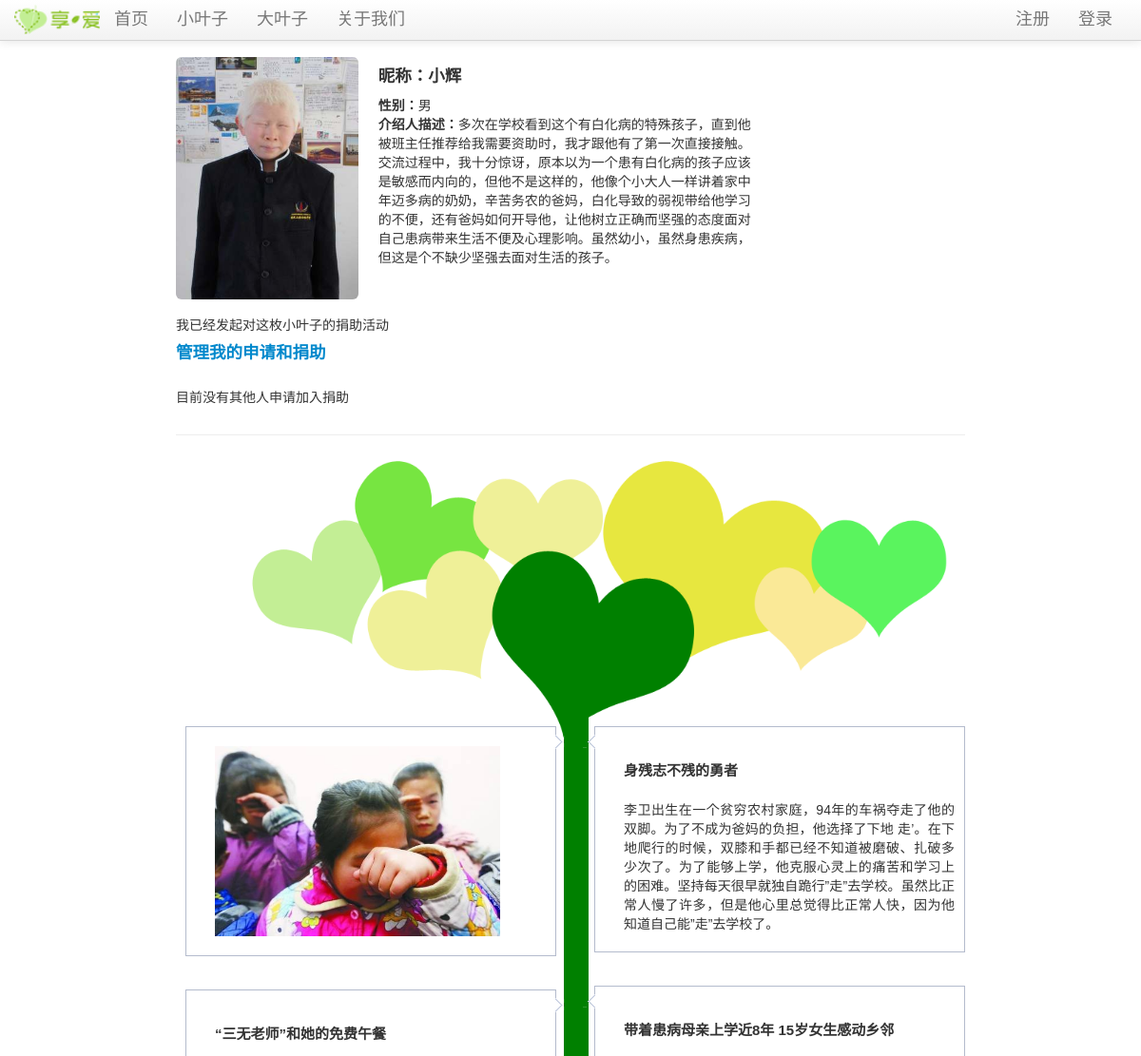
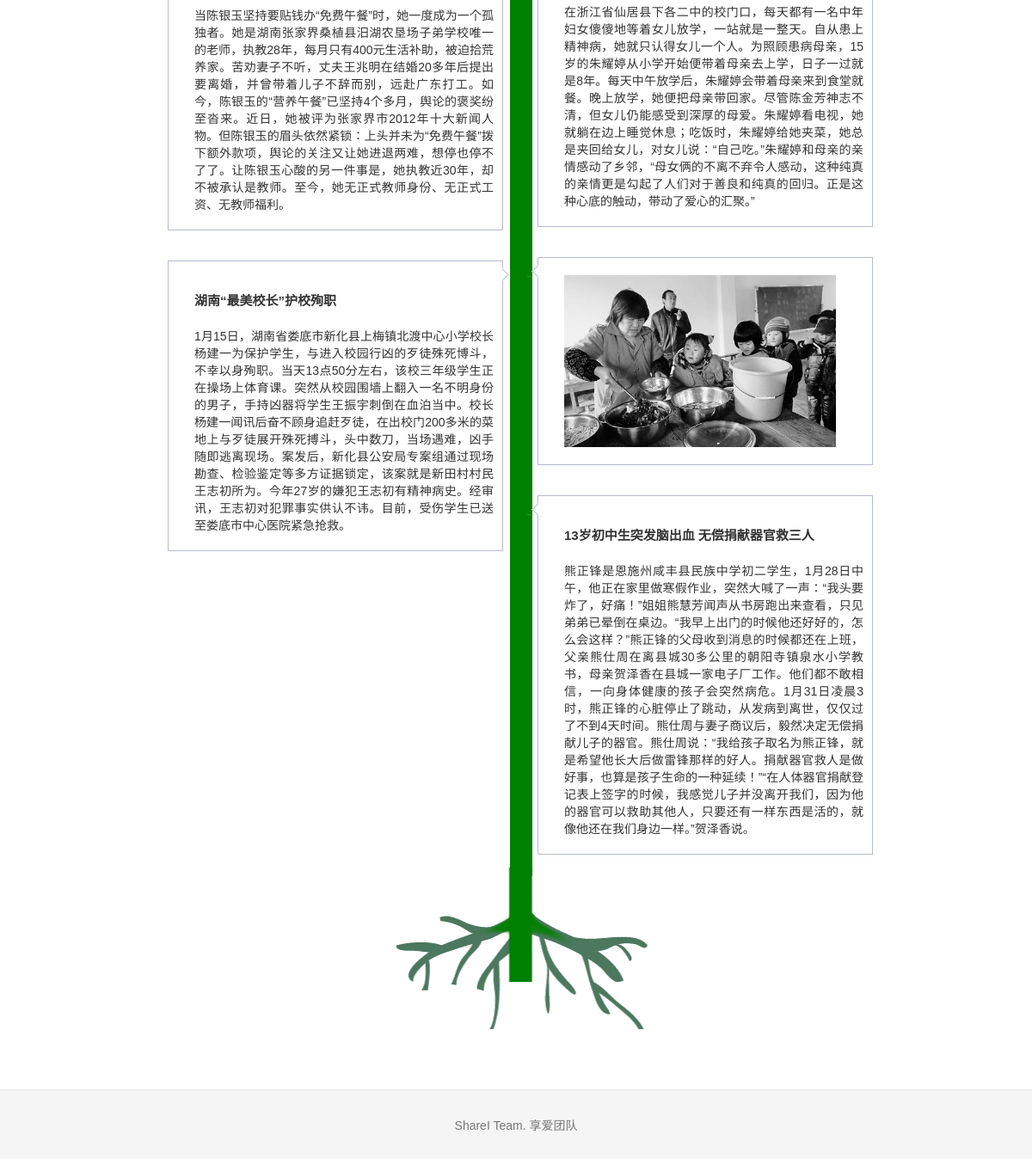
Screenshot of /littleleaf/1 with the database file from the repository (2 pictures, top to bottom).
### tables this page shows
CREATE TABLE lleaf (
	lleaf_id integer primary key autoincrement,
	avatar text,
	nickavatar text,
	lname text,
	lnickname text,
	gender text,
	nationality text,
	age text,
	grade text,
	bday text,
	constellation text,
	school text,
	homeaddress text,
	phone text,
	homeinfo text,
	linfo text,
	ginfo text,
	gadvice text,
	gname text,
	gschool text,
	gbackground text,
	ginfosource text,
	grr text,
	gweibo text,
	gkaixin text,
	status integer not null,
	createtime TIMESTAMP default (datetime('now', 'localtime'))
);

CREATE TABLE blog (
	blog_id integer primary key autoincrement,
	bleaf_id integer not null,
	lleaf_id integer not null,
	title text not null,
	blogtext text not null,
	createtime TIMESTAMP default (datetime('now', 'localtime'))
);

### sharei.py (the view, shortened to what this page needs)
@app.route('/littleleaf/<lleaf_id>', methods=['GET', 'POST'])
def show_littleleaf(lleaf_id):
    error = None
    littleleaf = query_db('select * from lleaf where lleaf.lleaf_id = ?', [lleaf_id], one=True)
    if littleleaf is None:
        error = 'Invalid little leaf id'
        return render_template('littleleaf.html', error=error)
    blogs = query_db('select * from blog where blog.lleaf_id = ? order by createtime desc', [lleaf_id])
    donaters = query_db('select donating.bleaf_id, bleaf.avatar, bleaf.uname from donating join bleaf on donating.bleaf_id = bleaf.bleaf_id where donating.lleaf_id = ?', [lleaf_id])
    raiser = query_db('select raising.bleaf_id as bleaf_id, bleaf.avatar as avatar, bleaf.uname as uname from raising join bleaf on raising.bleaf_id = bleaf.bleaf_id where raising.lleaf_id = ?', [lleaf_id], True)
    applyers = query_db('select applying.bleaf_id, bleaf.avatar, bleaf.uname from applying join bleaf on applying.bleaf_id = bleaf.bleaf_id where applying.lleaf_id = ?', [lleaf_id])
    return render_template('littleleaf_timeline.html', littleleaf=littleleaf, blogs=blogs, donaters=donaters, raiser=raiser, applyers=applyers)

### sharei.py (called while the page is built)
def get_db():
    top = _app_ctx_stack.top
    if not hasattr(top, 'sqlite_db'):
        top.sqlite_db = sqlite3.connect(app.config['DATABASE'])
        top.sqlite_db.row_factory = sqlite3.Row
    return top.sqlite_db

@app.teardown_appcontext
def close_database(exception):
    top = _app_ctx_stack.top
    if hasattr(top, 'sqlite_db'):
        top.sqlite_db.close()

def query_db(query, args=(), one=False):
    cur = get_db().execute(query, args)
    rv = cur.fetchall()
    return (rv[0] if rv else None) if one else rv

@app.before_request
def before_request():
    g.bleaf = None
    if 'bleaf_id' in session:
        g.bleaf = query_db('select * from bleaf where bleaf_id = ?', [session['bleaf_id']], one=True)

### templates/littleleaf_timeline.html (shortened to what this page needs)
{% extends "layout.html" %}
{% block body %}
<div class="container-fluid">
  <div class="row-fluid">
    <div class="span3">
        <img src={{ littleleaf.avatar }} style="width:200px" class="img-rounded">
    </div>
    <div class="span6" style="text-align : left;background-color:#FFFFFF; padding-left:20">
      <h4><b>昵称：</b>{{littleleaf.lnickname}}</h4>
      <p><b>性别：</b>{{littleleaf.gender}}<br>
      <b>介绍人描述：</b>{{littleleaf.ginfo}}<br>
    </div>
  </div><br>
  <div class="row-fluid">
  {% if littleleaf.status == 1 %}
    <a class="btn" href="{{ url_for('raise_leaf', lleaf_id=littleleaf.lleaf_id) }}">发起捐助</a><br>
  {% elif littleleaf.status == 2 %}
    {% if session.bleaf_id == raiser.bleaf_id  %}
      <p>我已经发起对这枚小叶子的捐助活动
        <a href="{{ url_for('show_bigleaf', bleaf_id=raiser.bleaf_id) }}" target="_blank"><h4>管理我的申请和捐助</h4></a><br>
        {% if applyers %}
          已经申请加入捐助的还有
          {% for applyer in applyers %}
            <div class="span2">
              <img src={{applyer.avatar}} style="width:80px" class="img-rounded">
              <a href="{{ url_for('show_bigleaf', bleaf_id=applyer.bleaf_id) }}" target="_blank"><h4>{{applyer.uname}}</h4></a>
            </div>
          {% endfor %}
        {% else %}
          目前没有其他人申请加入捐助
        {% endif %}
      </p>
    {% endif %}
  {% endif %}
</div>
  <hr>
  <div class="container-fluid">
  <img src="/static/img/treehead.png" style="margin-left:31px;margin-bottom:-60px">
  </div>
  <div id="tl_container">
    <div class="tl_timeline_container">
      <div class="tl_timeline">
      </div>
      {%if blogs %}
        {% for blog in blogs %}
        <div class="tl_item">
          <div class="tl_inner">
            {% if blog.title == "image" %}
              <p><div style="height:200px">
                <img src= {{blog.blogtext }} style="height:200px">
              </div>
            </p>
            {% else %}
              <h2><a href="{{ url_for('show_blog', blog_id=blog.blog_id) }}" target="_blank">{{blog.title}}</a></h2>
              <p>{{blog.blogtext}}</p>
            {% endif %}
          </div>
        </div>
        {% endfor %}
      {% endif %}
    </div>
  </div>
  <div class="container-fluid">
  <img src="/static/img/treeroot.png" style="margin-left:9px">
  </div>
</div>
{% endblock %}

### static/css/docs.css (style rules this page uses)
body { position: relative; padding-top: 40px; }

### templates/layout.html (style rules this page uses)
body { padding-top: 60px; font: 14px "微软雅黑", Verdana, Arial, Sans-serif; }
#tl_container { position:relative; width:860px; margin:0 auto; }
.tl_item { width:368px; margin:20px 10px 15px; padding-left:20px;float:left; background:#fff; border:1px solid #b4bbcd; text-align:justify; word-wrap:break-word; }
.tl_inner { padding:10px; }
.tl_inner h2 { margin-bottom:10px; }
.tl_inner h2 a { font-size:15px; color:#333; text-decoration:none; }
.tl_timeline_container { display:block; width:16px; height:100%; margin:0 auto;text-align:center; cursor:pointer; }
.tl_timeline { display:block; width:26px; height:100%; margin:0 auto; overflow:hidden; font-size:0; float:left; position:absolute; left:408px; top:10px; background-color:#008000; }

### rows the page displays
lleaf: avatar (picture), lnickname "小辉", gender "男", ginfo "多次在学校看到这个有白化病的特殊孩子，直到他被班主任推荐给我需要资助时，我才跟他有了第一次直接接触。交流过程中，我十分惊讶，原本以为一个患有白化病的孩子应该是敏感而内向的，但他不是这样的，他像个小大人一样讲着家中年迈多病的奶奶，辛苦务农的爸妈，白化导致的弱视带给他学习的不便，还有爸妈如何开导他，让他树立正确而坚强的态度面对自己患病带来生活不便及心理影响。虽然幼小，虽然身患疾病，但这是个不缺少坚强去面对生活的孩子。"
blog: blogtext (picture)
blog: title "身残志不残的勇者", blogtext "李卫出生在一个贫穷农村家庭，94年的车祸夺走了他的双脚。为了不成为爸妈的负担，他选择了下地 走’。在下地爬行的时候，双膝和手都已经不知道被磨破、扎破多少次了。为了能够上学，他克服心灵上的痛苦和学习上的困难。坚持每天很早就独自跪行”走”去学校。虽然比正常人慢了许多，但是他心里总觉得比正常人快，因为他知道自己能”走”去学校了。"
blog: title "带着患病母亲上学近8年 15岁女生感动乡邻", blogtext "在浙江省仙居县下各二中的校门口，每天都有一名中年妇女傻傻地等着女儿放学，一站就是一整天。自从患上精神病，她就只认得女儿一个人。为照顾患病母亲，15岁的朱耀婷从小学开始便带着母亲去上学，日子一过就是8年。每天中午放学后，朱耀婷会带着母亲来到食堂就餐。晚上放学，她便把母亲带回家。尽管陈金芳神志不清，但女儿仍能感受到深厚的母爱。朱耀婷看电视，她就躺在边上睡觉休息；吃饭时，朱耀婷给她夹菜，她总是夹回给女儿，对女儿说：“自己吃。”朱耀婷和母亲的亲情感动了乡邻，“母女俩的不离不弃令人感动，这种纯真的亲情更是勾起了人们对于善良和纯真的回归。正是这种心底的触动，带动了爱心的汇聚。”"
blog: title "“三无老师”和她的免费午餐", blogtext "当陈银玉坚持要贴钱办“免费午餐”时，她一度成为一个孤独者。她是湖南张家界桑植县汨湖农垦场子弟学校唯一的老师，执教28年，每月只有400元生活补助，被迫拾荒养家。苦劝妻子不听，丈夫王兆明在结婚20多年后提出要离婚，并曾带着儿子不辞而别，远赴广东打工。如今，陈银玉的“营养午餐”已坚持4个多月，舆论的褒奖纷至沓来。近日，她被评为张家界市2012年十大新闻人物。但陈银玉的眉头依然紧锁：上头并未为“免费午餐”拨下额外款项，舆论的关注又让她进退两难，想停也停不了了。让陈银玉心酸的另一件事是，她执教近30年，却不被承认是教师。至今，她无正式教师身份、无正式工资、无教师福利。"
blog: blogtext (picture)
blog: title "湖南“最美校长”护校殉职", blogtext "1月15日，湖南省娄底市新化县上梅镇北渡中心小学校长杨建一为保护学生，与进入校园行凶的歹徒殊死博斗，不幸以身殉职。当天13点50分左右，该校三年级学生正在操场上体育课。突然从校园围墙上翻入一名不明身份的男子，手持凶器将学生王振宇刺倒在血泊当中。校长杨建一闻讯后奋不顾身追赶歹徒，在出校门200多米的菜地上与歹徒展开殊死搏斗，头中数刀，当场遇难，凶手随即逃离现场。案发后，新化县公安局专案组通过现场勘查、检验鉴定等多方证据锁定，该案就是新田村村民王志初所为。今年27岁的嫌犯王志初有精神病史。经审讯，王志初对犯罪事实供认不讳。目前，受伤学生已送至娄底市中心医院紧急抢救。"
blog: title "13岁初中生突发脑出血 无偿捐献器官救三人", blogtext "熊正锋是恩施州咸丰县民族中学初二学生，1月28日中午，他正在家里做寒假作业，突然大喊了一声：“我头要炸了，好痛！”姐姐熊慧芳闻声从书房跑出来查看，只见弟弟已晕倒在桌边。“我早上出门的时候他还好好的，怎么会这样？”熊正锋的父母收到消息的时候都还在上班，父亲熊仕周在离县城30多公里的朝阳寺镇泉水小学教书，母亲贺泽香在县城一家电子厂工作。他们都不敢相信，一向身体健康的孩子会突然病危。1月31日凌晨3时，熊正锋的心脏停止了跳动，从发病到离世，仅仅过了不到4天时间。熊仕周与妻子商议后，毅然决定无偿捐献儿子的器官。熊仕周说：“我给孩子取名为熊正锋，就是希望他长大后做雷锋那样的好人。捐献器官救人是做好事，也算是孩子生命的一种延续！”“在人体器官捐献登记表上签字的时候，我感觉儿子并没离开我们，因为他的器官可以救助其他人，只要还有一样东西是活的，就像他还在我们身边一样。”贺泽香说。"
